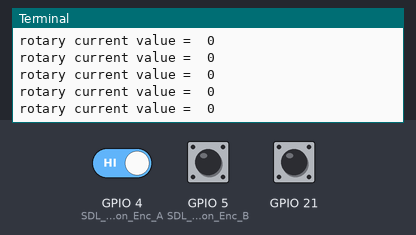
This program was run on a simulated Raspberry Pi (BCM pin numbers). Shown: the last lines printed to the terminal. Inputs (shaded band) come from the test bench; at power-on: GPIO 4 (SDL_Pi_RotaryButton_Enc_A) HIGH, GPIO 21 HIGH, GPIO 5 (SDL_Pi_RotaryButton_Enc_B) HIGH. The clock reads 2024-03-15 10:24:30 at power-on unless the program sets it; threads take turns every 2 ms. At 7.2 s the program stops and its outputs stay as they are.

Above: at 5.0 s.
5.1 s: GPIO 4 (SDL_Pi_RotaryButton_Enc_A) driven LOW and GPIO 21 driven LOW
At 5.6 s:
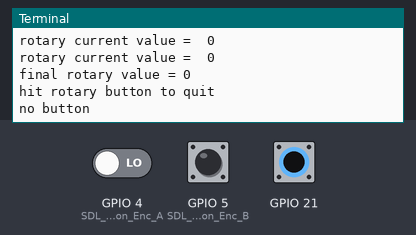
6.7 s: GPIO 21 pulsed HIGH 2 times (0.12 s each, 0.3 s apart)
At 7.5 s:
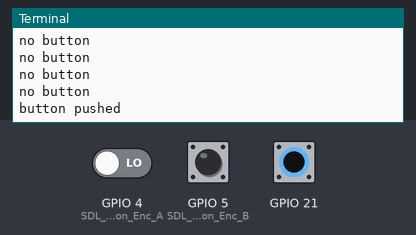

The program:

testReadRotary.py
```python
#!/usr/bin/env python
#
# Test SDL_Pi_RotaryButton
#
# January 2017
#

#imports

import sys
import time
import datetime
import SDL_Pi_RotaryButton


# Main Program

print ""
print "Test SDL_Pi_RotaryButton Version 1.0 - SwitchDoc Labs"
print ""
print "Sample uses:"
print "	SDL_Pi_RotaryButton_Enc_A = 4"
print "	SDL_Pi_RotaryButton_Enc_B = 5"
print "	SDL_Pi_RotaryButton_RotaryButtonClick = 21"
print ""
print "Program Started at:"+ time.strftime("%Y-%m-%d %H:%M:%S")
print ""


rotary = SDL_Pi_RotaryButton.SDL_Pi_RotaryButton()


print "Reading Rotary"
print "Button stops read Reading Rotary"
# example readRotary
currentValue = 0
# readRotary(currentValue, bottomRange, topRange, increment, timeout, buttonTimesOut)
rotary.readRotary(currentValue, -30, 30, 0.5,10.0, True)
while (not rotary.checkIfRotaryDone()):

	print "rotary current value = ",rotary.readCurrentValue()
	time.sleep(0.2)

print "final rotary value =", rotary.readCurrentValue()

# now show how to use button seperately

print "hit rotary button to quit"
while (not rotary.hasButtonBeenPushed()):
	print "no button"
	time.sleep(0.5)
print "button pushed"
```

SDL_Pi_RotaryButton.py
```python
#
#
# SDL_Pi_RotaryButton
# Raspberry Pi Driver for the SwitchDoc Labs RotaryButton Breakout Board
#
# SwitchDoc Labs
# January 2017
#
# Version 1.1


import sys
import os
import RPi.GPIO as GPIO
import time
import threading

# default constants

SDL_Pi_RotaryButton_Enc_A = 4
SDL_Pi_RotaryButton_Enc_B = 5
SDL_Pi_RotaryButton_RotaryButtonClick = 21


class SDL_Pi_RotaryButton:
        def __init__(self, ENC_A=SDL_Pi_RotaryButton_Enc_A, ENC_B=SDL_Pi_RotaryButton_Enc_B, RotaryButtonClick=SDL_Pi_RotaryButton_RotaryButtonClick  ):


		GPIO.setmode(GPIO.BCM)
		self._rotaryButtonPush = False
		self._rotaryButtonPushCount = 0
		# button sensor setup
		GPIO.setup(SDL_Pi_RotaryButton_RotaryButtonClick, GPIO.IN )

		self._done = False

		# encoder setup

		GPIO.setup(SDL_Pi_RotaryButton_Enc_A, GPIO.IN)
		GPIO.setup(SDL_Pi_RotaryButton_Enc_B, GPIO.IN)

		# interrupt service routine vars
		self._Rotary_Counter = 0
		self._Current_A = 1
		self._Current_B = 1
		self._LockRotary = threading.Lock()      # create lock for rotary switch

		self._intermediateValue = 0.0

             	#set up interrupts to handle encoder Pin 1 ()
    		GPIO.add_event_detect(SDL_Pi_RotaryButton_Enc_A,GPIO.RISING,callback=self.Enc_EventHandler)
    		# set up interrupts to handle encoder Pin 1 ()
    		GPIO.add_event_detect(SDL_Pi_RotaryButton_Enc_B,GPIO.RISING,callback=self.Enc_EventHandler)

		#set up interrupt for button
		GPIO.add_event_detect( SDL_Pi_RotaryButton_RotaryButtonClick, GPIO.FALLING,callback=self.rotaryButtonClickEventHandler, bouncetime=300)

	# handle the encoder Pin1 event
	def Enc_EventHandler (self,A_or_B):


                                       # read both of the switches
   		self._Switch_A = GPIO.input(SDL_Pi_RotaryButton_Enc_A)
   		self._Switch_B = GPIO.input(SDL_Pi_RotaryButton_Enc_B)
                # now check if state of A or B has changed
                # if not that means that bouncing caused it
   		if self._Current_A == self._Switch_A and self._Current_B == self._Switch_B:      # Same interrupt as before (Bouncing)?
             		return                              		 # ignore interrupt!

   		self._Current_A = self._Switch_A                        # remember new state
   		self._Current_B = self._Switch_B                        # for next bouncing check


   		if (self._Switch_A and self._Switch_B):                  # Both one active? Yes -> end of sequence
      			self._LockRotary.acquire()                 # get lock
      			if A_or_B == SDL_Pi_RotaryButton_Enc_B:           # Turning direction depends on
                   		self._Rotary_Counter -= 1          # which input gave last interrupt
      			else:                                # so depending on direction either
                   		self._Rotary_Counter += 1          # increase or decrease counter
      			self._LockRotary.release()                 # and release lock
   		return                                       # return

	def readRotary(self,currentValue, bottomRange, topRange, increment, timeout, buttonTimesOut):

        	# read value
		self._currentValue = currentValue

	        # because of threading make sure no thread
            	# changes value until we get them
           	# and reset them

            	self._LockRotary.acquire()               # get lock for rotary switch
            	NewCounter = self._Rotary_Counter         # get counter value
            	self._Rotary_Counter = 0                  # RESET IT TO 0
        	self._done = False
            	self._LockRotary.release()               # and release lock

		# start the worker thread to read
		t = threading.Thread(target=self._readRotaryThread, args=(bottomRange, topRange, increment, timeout, buttonTimesOut))
    		t.start()


	def _readRotaryThread(self,bottomRange, topRange, increment, timeout, buttonTimesOut):
        	startTime = time.time()
        	self._done = False
        	while (not self._done):
            		time.sleep(0.1)
			self._LockRotary.acquire()
			NewCounter = self._Rotary_Counter
			self._Rotary_Counter = 0
            		self._LockRotary.release()
            		if (NewCounter !=0):               # Counter has CHANGED
                		startTime = time.time()   # reset timeout
                		self._currentValue = self._currentValue + NewCounter*abs(NewCounter)*increment   # Decrease or increase value

                		if (self._currentValue > topRange):
                    			self._currentValue = topRange
                		if (self._currentValue < bottomRange):
                    			self._currentValue = bottomRange


            		if (self._rotaryButtonPush == True) and (buttonTimesOut == True):
                		self._rotaryButtonPush = False
                		self._done = True
            		# check for timeout
            		if (time.time() > startTime + timeout):
                		self._done = True


                self._done = True
        	return


	def checkIfRotaryDone(self):
		return self._done

	def readCurrentValue(self):
		return self._currentValue

	# handle the button click event
	def rotaryButtonClickEventHandler (self,pin):
    		self._rotaryButtonPush = True
		self._rotaryButtonPushCount = self._rotaryButtonPushCount + 1

	def hasButtonBeenPushed(self):
		return self._rotaryButtonPush

	def clearButtonBeenPushed(self):
		self._rotaryButtonPush = False
		self._rotaryButtonPushCount = 0

	def buttonPushesSinceLastClear(self):
		return self._rotaryButtonPushCount
```

Measured:
- after the input at 5.1 s, the terminal: prints a new line after 0.11 s (image 1)
- after the input at 6.7 s, the terminal: prints a new line after 0.51 s (image 2)
